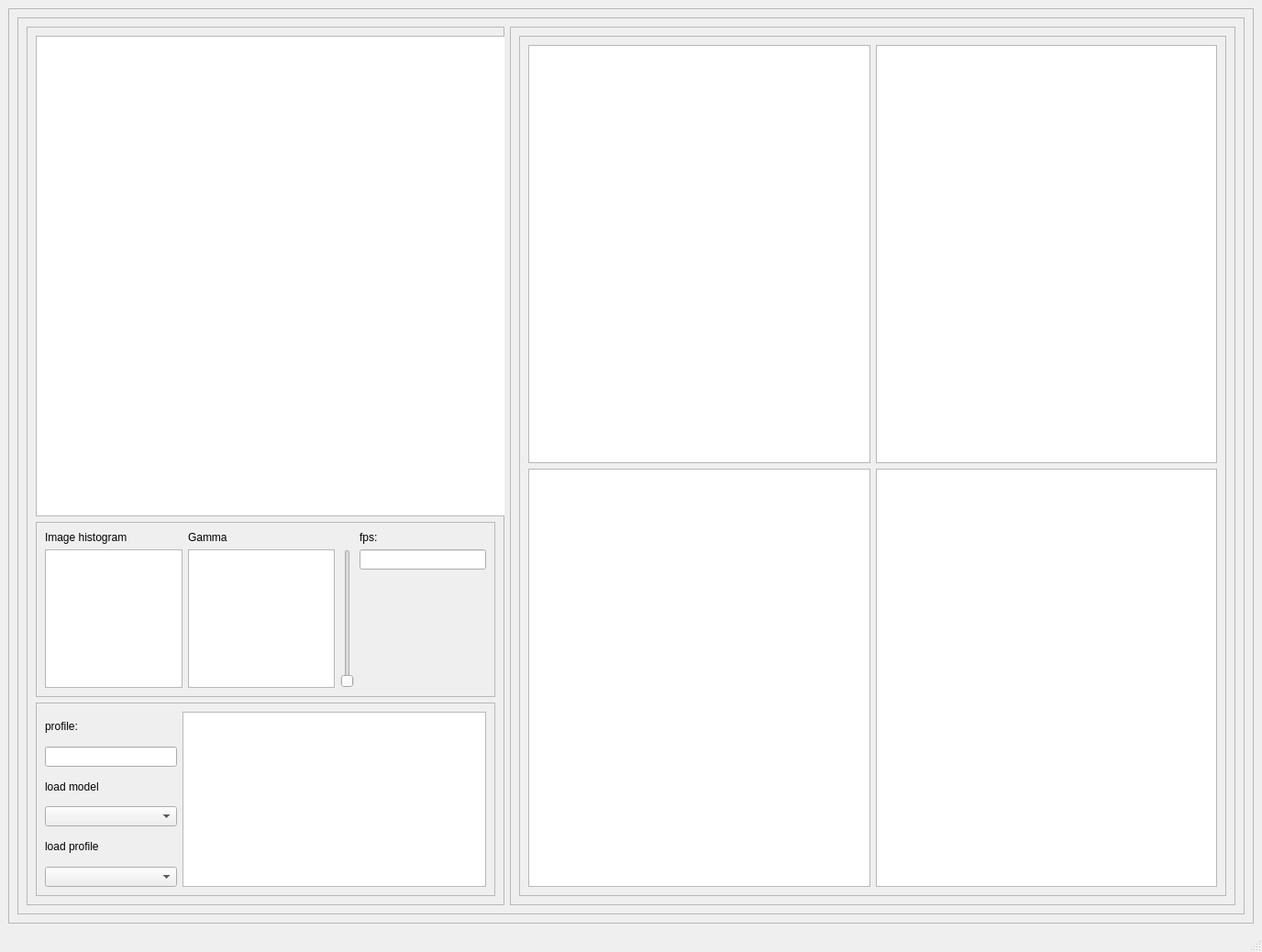
<?xml version="1.0" encoding="UTF-8"?>
<ui version="4.0">
 <class>MainWindow</class>
 <widget class="QMainWindow" name="MainWindow">
  <property name="geometry">
   <rect>
    <x>0</x>
    <y>0</y>
    <width>1376</width>
    <height>1038</height>
   </rect>
  </property>
  <property name="windowTitle">
   <string>Flyami Live</string>
  </property>
  <widget class="QWidget" name="centralwidget">
   <layout class="QVBoxLayout" name="verticalLayout">
    <item>
     <widget class="QFrame" name="frame">
      <property name="frameShape">
       <enum>QFrame::StyledPanel</enum>
      </property>
      <property name="frameShadow">
       <enum>QFrame::Raised</enum>
      </property>
      <layout class="QVBoxLayout" name="verticalLayout_2">
       <item>
        <widget class="QFrame" name="ca_img_frame">
         <property name="frameShape">
          <enum>QFrame::StyledPanel</enum>
         </property>
         <property name="frameShadow">
          <enum>QFrame::Raised</enum>
         </property>
         <layout class="QHBoxLayout" name="horizontalLayout">
          <item>
           <widget class="QFrame" name="frame_2">
            <property name="minimumSize">
             <size>
              <width>521</width>
              <height>871</height>
             </size>
            </property>
            <property name="frameShape">
             <enum>QFrame::StyledPanel</enum>
            </property>
            <property name="frameShadow">
             <enum>QFrame::Raised</enum>
            </property>
            <layout class="QVBoxLayout" name="verticalLayout_4">
             <item>
              <widget class="GraphicsView" name="ca_img_view">
               <property name="minimumSize">
                <size>
                 <width>521</width>
                 <height>451</height>
                </size>
               </property>
              </widget>
             </item>
             <item>
              <widget class="QFrame" name="frame_3">
               <property name="minimumSize">
                <size>
                 <width>501</width>
                 <height>191</height>
                </size>
               </property>
               <property name="maximumSize">
                <size>
                 <width>16777215</width>
                 <height>191</height>
                </size>
               </property>
               <property name="frameShape">
                <enum>QFrame::StyledPanel</enum>
               </property>
               <property name="frameShadow">
                <enum>QFrame::Raised</enum>
               </property>
               <layout class="QGridLayout" name="gridLayout_2">
                <item row="0" column="0">
                 <widget class="QLabel" name="label_2">
                  <property name="text">
                   <string>Image histogram</string>
                  </property>
                 </widget>
                </item>
                <item row="0" column="1">
                 <widget class="QLabel" name="label_3">
                  <property name="text">
                   <string>Gamma</string>
                  </property>
                 </widget>
                </item>
                <item row="0" column="3">
                 <widget class="QLabel" name="label_5">
                  <property name="text">
                   <string>fps:</string>
                  </property>
                 </widget>
                </item>
                <item row="1" column="0" rowspan="2">
                 <widget class="GraphicsView" name="hist_view">
                  <property name="maximumSize">
                   <size>
                    <width>201</width>
                    <height>191</height>
                   </size>
                  </property>
                 </widget>
                </item>
                <item row="1" column="1" rowspan="2">
                 <widget class="GraphicsView" name="gamma_view">
                  <property name="maximumSize">
                   <size>
                    <width>211</width>
                    <height>191</height>
                   </size>
                  </property>
                 </widget>
                </item>
                <item row="1" column="2" rowspan="2">
                 <widget class="QSlider" name="gamma_slider">
                  <property name="orientation">
                   <enum>Qt::Vertical</enum>
                  </property>
                 </widget>
                </item>
                <item row="1" column="3">
                 <widget class="QLineEdit" name="ca_fps_disp"/>
                </item>
                <item row="2" column="3">
                 <spacer name="verticalSpacer">
                  <property name="orientation">
                   <enum>Qt::Vertical</enum>
                  </property>
                  <property name="sizeHint" stdset="0">
                   <size>
                    <width>138</width>
                    <height>112</height>
                   </size>
                  </property>
                 </spacer>
                </item>
               </layout>
              </widget>
             </item>
             <item>
              <widget class="QFrame" name="muscle_profile_frame">
               <property name="minimumSize">
                <size>
                 <width>461</width>
                 <height>211</height>
                </size>
               </property>
               <property name="maximumSize">
                <size>
                 <width>16777215</width>
                 <height>211</height>
                </size>
               </property>
               <property name="frameShape">
                <enum>QFrame::StyledPanel</enum>
               </property>
               <property name="frameShadow">
                <enum>QFrame::Raised</enum>
               </property>
               <layout class="QGridLayout" name="gridLayout">
                <item row="0" column="0">
                 <widget class="QLabel" name="label_8">
                  <property name="text">
                   <string>profile:</string>
                  </property>
                 </widget>
                </item>
                <item row="0" column="1" rowspan="6">
                 <widget class="QListView" name="componentsView">
                  <property name="minimumSize">
                   <size>
                    <width>331</width>
                    <height>171</height>
                   </size>
                  </property>
                 </widget>
                </item>
                <item row="1" column="0">
                 <widget class="QLineEdit" name="profileName"/>
                </item>
                <item row="2" column="0">
                 <widget class="QLabel" name="label_6">
                  <property name="text">
                   <string>load model</string>
                  </property>
                 </widget>
                </item>
                <item row="3" column="0">
                 <widget class="QComboBox" name="modelSelectBox"/>
                </item>
                <item row="4" column="0">
                 <widget class="QLabel" name="label_7">
                  <property name="text">
                   <string>load profile</string>
                  </property>
                 </widget>
                </item>
                <item row="5" column="0">
                 <widget class="QComboBox" name="profileSelectBox"/>
                </item>
               </layout>
              </widget>
             </item>
            </layout>
           </widget>
          </item>
          <item>
           <widget class="QFrame" name="frame_4">
            <property name="frameShape">
             <enum>QFrame::StyledPanel</enum>
            </property>
            <property name="frameShadow">
             <enum>QFrame::Raised</enum>
            </property>
            <layout class="QVBoxLayout" name="verticalLayout_3">
             <item>
              <widget class="QFrame" name="frame_6">
               <property name="minimumSize">
                <size>
                 <width>771</width>
                 <height>801</height>
                </size>
               </property>
               <property name="frameShape">
                <enum>QFrame::StyledPanel</enum>
               </property>
               <property name="frameShadow">
                <enum>QFrame::Raised</enum>
               </property>
               <layout class="QGridLayout" name="gridLayout_4">
                <item row="0" column="0">
                 <widget class="GraphicsView" name="b_viewer"/>
                </item>
                <item row="0" column="1">
                 <widget class="GraphicsView" name="i_viewer"/>
                </item>
                <item row="1" column="0">
                 <widget class="GraphicsView" name="iii_viewer"/>
                </item>
                <item row="1" column="1">
                 <widget class="GraphicsView" name="hg_viewer"/>
                </item>
               </layout>
              </widget>
             </item>
            </layout>
           </widget>
          </item>
         </layout>
        </widget>
       </item>
      </layout>
     </widget>
    </item>
   </layout>
  </widget>
  <widget class="QStatusBar" name="statusbar"/>
 </widget>
 <customwidgets>
  <customwidget>
   <class>GraphicsView</class>
   <extends>QGraphicsView</extends>
   <header>pyqtgraph</header>
  </customwidget>
 </customwidgets>
 <resources/>
 <connections/>
</ui>
